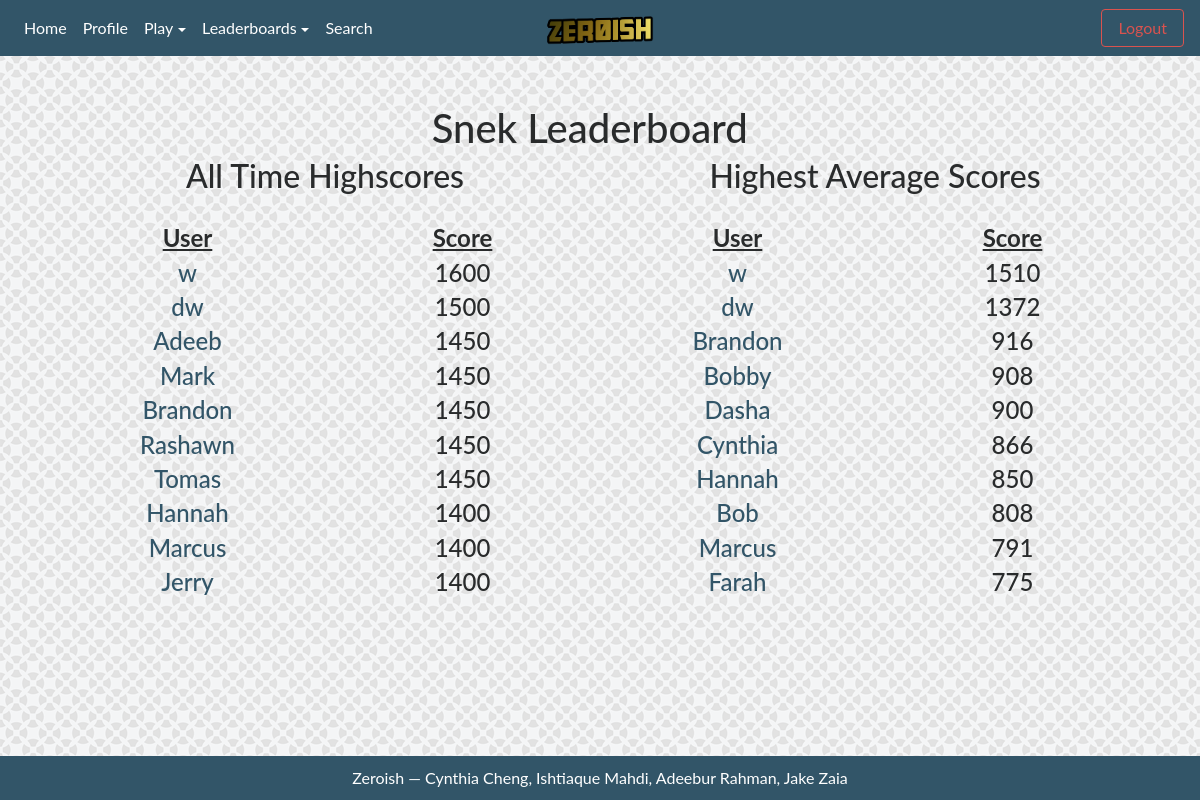
/snake/leaderboard (signed in), run on the app's committed database.
### tables this page shows
CREATE TABLE snek (username TEXT PRIMARY KEY, scores TEXT, average REAL, highscore NUMERIC, numplayed NUMERIC);

### app.py (the view)
@app.route("/snake/leaderboard")
def snake_leaderboard():
    return render_template("leaderboard.html", logged=is_logged(), game="Snek",
                           highscores = snek.get_highscores(),
                           averages = snek.get_averages())

### app.py (called while the page is built)
def is_logged():
    return 'username' in session

### utils/snek.py (called while the page is built)
def get_highscores():
    db = sqlite3.connect(f)
    user_info = db.cursor().execute('SELECT username, highscore FROM snek;').fetchall()
    dic = {}
    for data in user_info:
        dic[data[0]] = data[1]
    scores = []
    for line in sorted(dic.items(), key=lambda dic: dic[1], reverse=True):
        scores.append( [line[0], line[1]] )
    return scores[:10]

def get_averages():
    db = sqlite3.connect(f)
    user_info = db.cursor().execute('SELECT username, average FROM snek;').fetchall()
    dic = {}
    for data in user_info:
        dic[data[0]] = data[1]
    scores = []
    for line in sorted(dic.items(), key=lambda dic: dic[1], reverse=True):
        scores.append( [line[0], line[1]] )
    return scores[:10]

### templates/leaderboard.html (shortened to what this page needs)
{% extends "template.html" %}
{% block content %}
<br>
<div class="container">
  <div class="row">
    <div class="col"></div>
    <div class="col"><h1>{{ game }} Leaderboard</h1></div>
    <div class="col"></div>
  </div>
  <div class="row">
    <div class="col">
      <center>
        <h2> All Time Highscores</h2>
        <br>
        <div class="row">
          <div class="col">
            <h4><b><u>User</u></b></h4>
          </div>
          <div class="col">
            <h4><b><u>Score</u></b></h4>
          </div>
        </div>
        {% for data in highscores %}
        <div class="row">
          <div class="col">
            <a href="/profile?user={{ data[0] }}"><h4>{{ data[0] }}</h4></a>
          </div>
          <div class="col">
            <h4>{{ data[1] }}</h4>
          </div>
        </div>
        {% endfor %}
      </center>
    </div>
    <div class="col">
      <center>
        <h2> Highest Average Scores </h2>
        <br>
        <div class="row">
          <div class="col">
            <h4><b><u>User</u></b></h4>
          </div>
          <div class="col">
            <h4><b><u>Score</u></b></h4>
          </div>
        </div>
        {% for data in averages %}
        <div class="row">
          <div class="col">
            <a href="/profile?user={{ data[0] }}"><h4>{{ data[0] }}</h4></a>
          </div>
          <div class="col">
            <h4>{{ data[1]|int }}</h4>
          </div>
        </div>
        {% endfor %}
      </center>
    </div>
  </div>
</div>
{% endblock %}

### static/css/style.css (style rules this page uses)
body { padding-top: 10px; position: absolute; height: 100%; width: 100%; background-image: url("../img/pattern.png"); background-position: center top; background-attachment: fixed; font-family: 'Lato', sans-serif; text-align: justify; }
a, a:hover { color: #325568; }

### data on the page
snek: username "w", highscore "1600", average "1510"
snek: username "dw", highscore "1500", average "1372"
snek: username "Adeeb", highscore "1450"
snek: username "Mark", highscore "1450"
snek: username "Brandon", highscore "1450", average "916"
snek: username "Rashawn", highscore "1450"
snek: username "Tomas", highscore "1450"
snek: username "Hannah", highscore "1400", average "850"
snek: username "Marcus", highscore "1400", average "791"
snek: username "Jerry", highscore "1400"
snek: username "Bobby", average "908"
snek: username "Dasha", average "900"
snek: username "Cynthia", average "866"
snek: username "Bob", average "808"
snek: username "Farah", average "775"

### other printed values
{{ game }} "Snek"
